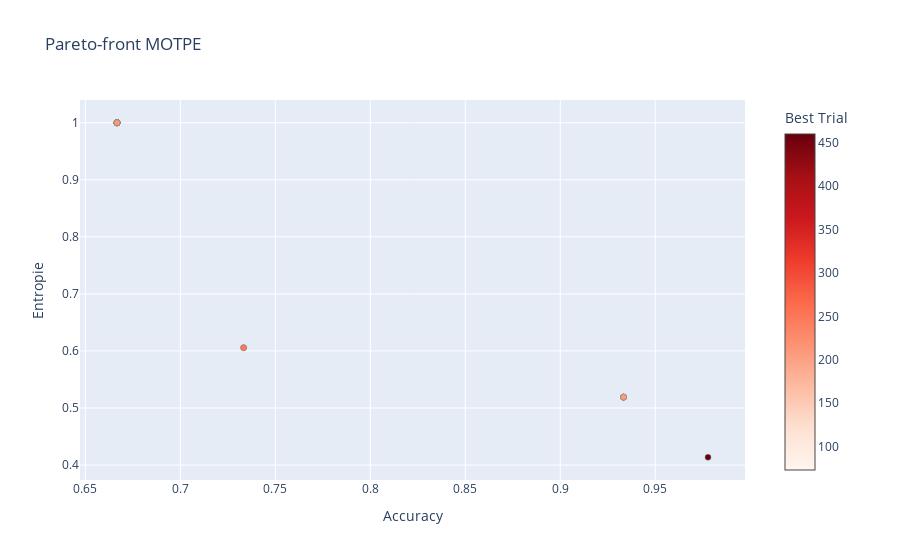

The notebook cell saved with this chart:
### Code cell
fig = optuna.visualization.plot_pareto_front(exp, target_names=["Accuracy", "Entropie"], include_dominated_trials=False)
#fig = optuna.visualization.plot_pareto_front(motpe_experiment, target_names=["objective 1", "objective 2"])
fig.layout.title = 'Pareto-front MOTPE'
fig

### Figure 1 — Plotly figure (JSON) as saved in the notebook; plotly's stock layout.template omitted (floating-point values rounded to 4 significant figures)
{"data": [{"hovertemplate": "%{text}<extra>Trial</extra>", "marker": {"color": [], "colorbar": {"title": {"text": "Trial"}}, "colorscale": [[0, "rgb(247,251,255)"], [0.125, "rgb(222,235,247)"], [0.25, "rgb(198,219,239)"], [0.375, "rgb(158,202,225)"], [0.5, "rgb(107,174,214)"], [0.625, "rgb(66,146,198)"], [0.75, "rgb(33,113,181)"], [0.875, "rgb(8,81,156)"], [1, "rgb(8,48,107)"]], "line": {"color": "Grey", "width": 0.5}}, "mode": "markers", "showlegend": false, "text": [], "type": "scatter", "x": [], "y": []}, {"hovertemplate": "%{text}<extra>Best Trial</extra>", "marker": {"color": [73, 81, 98, 109, 146, 152, 154, 159, 160, 161, 163, 166, 169, 170, 171, 172, 175, 180, 184, 188, 190, 191, 193, 197, 200, 203, 206, 210, 211, 229, 247, 460], "colorbar": {"title": {"text": "Best Trial"}, "x": 1, "xpad": 40}, "colorscale": [[0, "rgb(255,245,240)"], [0.125, "rgb(254,224,210)"], [0.25, "rgb(252,187,161)"], [0.375, "rgb(252,146,114)"], [0.5, "rgb(251,106,74)"], [0.625, "rgb(239,59,44)"], [0.75, "rgb(203,24,29)"], [0.875, "rgb(165,15,21)"], [1, "rgb(103,0,13)"]], "line": {"color": "Grey", "width": 0.5}}, "mode": "markers", "showlegend": false, "text": ["{<br>  \"number\": 73,<br>  \"values\": [<br>    0.9333333333333333,<br>    0.5190219073493036<br>  ],<br>  \"params\": {<br>    \"classifier\": \"RandomForest\",<br>    \"rf_n_estimators\": 480,<br>    \"rf_max_depth\": 11,<br>    \"rf_min_samples_split\": 0.6866471085513467,<br>    \"rf_min_samples_leaf\": 0.06756596768702872,<br>    \"rf_max_features\": \"sqrt\",<br>    \"rf_random_state\": 42<br>  }<br>}", "{<br>  \"number\": 81,<br>  \"values\": [<br>    0.6666666666666666,<br>    1.0<br>  ],<br>  \"params\": {<br>    \"classifier\": \"RandomForest\",<br>    \"rf_n_estimators\": 490,<br>    \"rf_max_depth\": 15,<br>    \"rf_min_samples_split\": 0.7081095956749455,<br>    \"rf_min_samples_leaf\": 0.1186490741187888,<br>    \"rf_max_features\": \"sqrt\",<br>    \"rf_random_state\": 42<br>  }<br>}", "{<br>  \"number\": 98,<br>  \"values\": [<br>    0.9333333333333333,<br>    0.5190219073493036<br>  ],<br>  \"params\": {<br>    \"classifier\": \"RandomForest\",<br>    \"rf_n_estimators\": 480,<br>    \"rf_max_depth\": 13,<br>    \"rf_min_samples_split\": 0.6892317176871389,<br>    \"rf_min_samples_leaf\": 0.07859870045502958,<br>    \"rf_max_features\": \"sqrt\",<br>    \"rf_random_state\": 42<br>  }<br>}", "{<br>  \"number\": 109,<br>  \"values\": [<br>    0.6666666666666666,<br>    1.0<br>  ],<br>  \"params\": {<br>    \"classifier\": \"RandomForest\",<br>    \"rf_n_estimators\": 480,<br>    \"rf_max_depth\": 16,<br>    \"rf_min_samples_split\": 0.7159639001151744,<br>    \"rf_min_samples_leaf\": 0.07011953175303097,<br>    \"rf_max_features\": \"sqrt\",<br>    \"rf_random_state\": 42<br>  }<br>}", "{<br>  \"number\": 146,<br>  \"values\": [<br>    0.9333333333333333,<br>    0.5190219073493036<br>  ],<br>  \"params\": {<br>    \"classifier\": \"RandomForest\",<br>    \"rf_n_estimators\": 470,<br>    \"rf_max_depth\": 11,<br>    \"rf_min_samples_split\": 0.6917105656032781,<br>    \"rf_min_samples_leaf\": 0.07742351499053865,<br>    \"rf_max_features\": \"sqrt\",<br>    \"rf_random_state\": 42<br>  }<br>}", "{<br>  \"number\": 152,<br>  \"values\": [<br>    0.6666666666666666,<br>    1.0<br>  ],<br>  \"params\": {<br>    \"classifier\": \"RandomForest\",<br>    \"rf_n_estimators\": 440,<br>    \"rf_max_depth\": 11,<br>    \"rf_min_samples_split\": 0.7114024515364824,<br>    \"rf_min_samples_leaf\": 0.05385022888790886,<br>    \"rf_max_features\": \"sqrt\",<br>    \"rf_random_state\": 42<br>  }<br>}", "{<br>  \"number\": 154,<br>  \"values\": [<br>    0.9333333333333333,<br>    0.5190219073493036<br>  ],<br>  \"params\": {<br>    \"classifier\": \"RandomForest\",<br>    \"rf_n_estimators\": 480,<br>    \"rf_max_depth\": 11,<br>    \"rf_min_samples_split\": 0.6880144684459583,<br>    \"rf_min_samples_leaf\": 0.05112362958966936,<br>    \"rf_max_features\": \"sqrt\",<br>    \"rf_random_state\": 42<br>  }<br>}", "{<br>  \"number\": 159,<br>  \"values\": [<br>    0.6666666666666666,<br>    1.0<br>  ],<br>  \"params\": {<br>    \"classifier\": \"RandomForest\",<br>    \"rf_n_estimators\": 480,<br>    \"rf_max_depth\": 11,<br>    \"rf_min_samples_split\": 0.7059764231726607,<br>    \"rf_min_samples_leaf\": 0.03871911331488407,<br>    \"rf_max_features\": \"sqrt\",<br>    \"rf_random_state\": 42<br>  }<br>}", "{<br>  \"number\": 160,<br>  \"values\": [<br>    0.6666666666666666,<br>    1.0<br>  ],<br>  \"params\": {<br>    \"classifier\": \"RandomForest\",<br>    \"rf_n_estimators\": 480,<br>    \"rf_max_depth\": 11,<br>    \"rf_min_samples_split\": 0.7057430170609352,<br>    \"rf_min_samples_leaf\": 0.0390205487977631,<br>    \"rf_max_features\": \"sqrt\",<br>    \"rf_random_state\": 42<br>  }<br>}", "{<br>  \"number\": 161,<br>  \"values\": [<br>    0.6666666666666666,<br>    1.0<br>  ],<br>  \"params\": {<br>    \"classifier\": \"RandomForest\",<br>    \"rf_n_estimators\": 490,<br>    \"rf_max_depth\": 11,<br>    \"rf_min_samples_split\": 0.7061156431719622,<br>    \"rf_min_samples_leaf\": 0.06519144544598979,<br>    \"rf_max_features\": \"sqrt\",<br>    \"rf_random_state\": 42<br>  }<br>}", "{<br>  \"number\": 163,<br>  \"values\": [<br>    0.6666666666666666,<br>    1.0<br>  ],<br>  \"params\": {<br>    \"classifier\": \"RandomForest\",<br>    \"rf_n_estimators\": 440,<br>    \"rf_max_depth\": 9,<br>    \"rf_min_samples_split\": 0.7143472574177692,<br>    \"rf_min_samples_leaf\": 0.04087072675103154,<br>    \"rf_max_features\": \"sqrt\",<br>    \"rf_random_state\": 42<br>  }<br>}", "{<br>  \"number\": 166,<br>  \"values\": [<br>    0.6666666666666666,<br>    1.0<br>  ],<br>  \"params\": {<br>    \"classifier\": \"RandomForest\",<br>    \"rf_n_estimators\": 500,<br>    \"rf_max_depth\": 12,<br>    \"rf_min_samples_split\": 0.7165549131362073,<br>    \"rf_min_samples_leaf\": 0.04348547338381526,<br>    \"rf_max_features\": \"sqrt\",<br>    \"rf_random_state\": 42<br>  }<br>}", "{<br>  \"number\": 169,<br>  \"values\": [<br>    0.6666666666666666,<br>    1.0<br>  ],<br>  \"params\": {<br>    \"classifier\": \"RandomForest\",<br>    \"rf_n_estimators\": 530,<br>    \"rf_max_depth\": 12,<br>    \"rf_min_samples_split\": 0.7204452873039254,<br>    \"rf_min_samples_leaf\": 0.06315993841360304,<br>    \"rf_max_features\": \"sqrt\",<br>    \"rf_random_state\": 42<br>  }<br>}", "{<br>  \"number\": 170,<br>  \"values\": [<br>    0.6666666666666666,<br>    1.0<br>  ],<br>  \"params\": {<br>    \"classifier\": \"RandomForest\",<br>    \"rf_n_estimators\": 490,<br>    \"rf_max_depth\": 12,<br>    \"rf_min_samples_split\": 0.7095580361026899,<br>    \"rf_min_samples_leaf\": 0.06133485407241189,<br>    \"rf_max_features\": \"sqrt\",<br>    \"rf_random_state\": 42<br>  }<br>}", "{<br>  \"number\": 171,<br>  \"values\": [<br>    0.6666666666666666,<br>    1.0<br>  ],<br>  \"params\": {<br>    \"classifier\": \"RandomForest\",<br>    \"rf_n_estimators\": 520,<br>    \"rf_max_depth\": 12,<br>    \"rf_min_samples_split\": 0.7128047665825387,<br>    \"rf_min_samples_leaf\": 0.06374605849685541,<br>    \"rf_max_features\": \"sqrt\",<br>    \"rf_random_state\": 42<br>  }<br>}", "{<br>  \"number\": 172,<br>  \"values\": [<br>    0.6666666666666666,<br>    1.0<br>  ],<br>  \"params\": {<br>    \"classifier\": \"RandomForest\",<br>    \"rf_n_estimators\": 490,<br>    \"rf_max_depth\": 11,<br>    \"rf_min_samples_split\": 0.7167095177014069,<br>    \"rf_min_samples_leaf\": 0.06578247424316629,<br>    \"rf_max_features\": \"sqrt\",<br>    \"rf_random_state\": 42<br>  }<br>}", "{<br>  \"number\": 175,<br>  \"values\": [<br>    0.6666666666666666,<br>    1.0<br>  ],<br>  \"params\": {<br>    \"classifier\": \"RandomForest\",<br>    \"rf_n_estimators\": 500,<br>    \"rf_max_depth\": 12,<br>    \"rf_min_samples_split\": 0.7075008628713407,<br>    \"rf_min_samples_leaf\": 0.06487998655148894,<br>    \"rf_max_features\": \"sqrt\",<br>    \"rf_random_state\": 42<br>  }<br>}", "{<br>  \"number\": 180,<br>  \"values\": [<br>    0.6666666666666666,<br>    1.0<br>  ],<br>  \"params\": {<br>    \"classifier\": \"RandomForest\",<br>    \"rf_n_estimators\": 460,<br>    \"rf_max_depth\": 11,<br>    \"rf_min_samples_split\": 0.7159653845145428,<br>    \"rf_min_samples_leaf\": 0.06686515582844425,<br>    \"rf_max_features\": \"sqrt\",<br>    \"rf_random_state\": 42<br>  }<br>}", "{<br>  \"number\": 184,<br>  \"values\": [<br>    0.6666666666666666,<br>    1.0<br>  ],<br>  \"params\": {<br>    \"classifier\": \"RandomForest\",<br>    \"rf_n_estimators\": 490,<br>    \"rf_max_depth\": 12,<br>    \"rf_min_samples_split\": 0.7148825623353631,<br>    \"rf_min_samples_leaf\": 0.03216174074211889,<br>    \"rf_max_features\": \"sqrt\",<br>    \"rf_random_state\": 42<br>  }<br>}", "{<br>  \"number\": 188,<br>  \"values\": [<br>    0.9333333333333333,<br>    0.5190219073493036<br>  ],<br>  \"params\": {<br>    \"classifier\": \"RandomForest\",<br>    \"rf_n_estimators\": 480,<br>    \"rf_max_depth\": 13,<br>    \"rf_min_samples_split\": 0.6866565051186757,<br>    \"rf_min_samples_leaf\": 0.0774201057578174,<br>    \"rf_max_features\": \"sqrt\",<br>    \"rf_random_state\": 42<br>  }<br>}", "{<br>  \"number\": 190,<br>  \"values\": [<br>    0.6666666666666666,<br>    1.0<br>  ],<br>  \"params\": {<br>    \"classifier\": \"RandomForest\",<br>    \"rf_n_estimators\": 500,<br>    \"rf_max_depth\": 12,<br>    \"rf_min_samples_split\": 0.7104792083804936,<br>    \"rf_min_samples_leaf\": 0.06133955680921599,<br>    \"rf_max_features\": \"sqrt\",<br>    \"rf_random_state\": 42<br>  }<br>}", "{<br>  \"number\": 191,<br>  \"values\": [<br>    0.6666666666666666,<br>    1.0<br>  ],<br>  \"params\": {<br>    \"classifier\": \"RandomForest\",<br>    \"rf_n_estimators\": 520,<br>    \"rf_max_depth\": 11,<br>    \"rf_min_samples_split\": 0.7094828243913148,<br>    \"rf_min_samples_leaf\": 0.06916941345076008,<br>    \"rf_max_features\": \"sqrt\",<br>    \"rf_random_state\": 42<br>  }<br>}", "{<br>  \"number\": 193,<br>  \"values\": [<br>    0.9333333333333333,<br>    0.5190219073493036<br>  ],<br>  \"params\": {<br>    \"classifier\": \"RandomForest\",<br>    \"rf_n_estimators\": 490,<br>    \"rf_max_depth\": 11,<br>    \"rf_min_samples_split\": 0.6894002977551366,<br>    \"rf_min_samples_leaf\": 0.05035272187324161,<br>    \"rf_max_features\": \"sqrt\",<br>    \"rf_random_state\": 42<br>  }<br>}", "{<br>  \"number\": 197,<br>  \"values\": [<br>    0.6666666666666666,<br>    1.0<br>  ],<br>  \"params\": {<br>    \"classifier\": \"RandomForest\",<br>    \"rf_n_estimators\": 440,<br>    \"rf_max_depth\": 11,<br>    \"rf_min_samples_split\": 0.7202569714983585,<br>    \"rf_min_samples_leaf\": 0.07864723538988742,<br>    \"rf_max_features\": \"sqrt\",<br>    \"rf_random_state\": 42<br>  }<br>}", "{<br>  \"number\": 200,<br>  \"values\": [<br>    0.6666666666666666,<br>    1.0<br>  ],<br>  \"params\": {<br>    \"classifier\": \"RandomForest\",<br>    \"rf_n_estimators\": 460,<br>    \"rf_max_depth\": 11,<br>    \"rf_min_samples_split\": 0.7097804639445039,<br>    \"rf_min_samples_leaf\": 0.06738909487244096,<br>    \"rf_max_features\": \"sqrt\",<br>    \"rf_random_state\": 42<br>  }<br>}", "{<br>  \"number\": 203,<br>  \"values\": [<br>    0.6666666666666666,<br>    1.0<br>  ],<br>  \"params\": {<br>    \"classifier\": \"RandomForest\",<br>    \"rf_n_estimators\": 450,<br>    \"rf_max_depth\": 12,<br>    \"rf_min_samples_split\": 0.711615323553255,<br>    \"rf_min_samples_leaf\": 0.04026648310353887,<br>    \"rf_max_features\": \"sqrt\",<br>    \"rf_random_state\": 42<br>  }<br>}", "{<br>  \"number\": 206,<br>  \"values\": [<br>    0.9333333333333333,<br>    0.5190219073493036<br>  ],<br>  \"params\": {<br>    \"classifier\": \"RandomForest\",<br>    \"rf_n_estimators\": 470,<br>    \"rf_max_depth\": 12,<br>    \"rf_min_samples_split\": 0.6911787538632926,<br>    \"rf_min_samples_leaf\": 0.058419250776046205,<br>    \"rf_max_features\": \"sqrt\",<br>    \"rf_random_state\": 42<br>  }<br>}", "{<br>  \"number\": 210,<br>  \"values\": [<br>    0.6666666666666666,<br>    1.0<br>  ],<br>  \"params\": {<br>    \"classifier\": \"RandomForest\",<br>    \"rf_n_estimators\": 490,<br>    \"rf_max_depth\": 12,<br>    \"rf_min_samples_split\": 0.7118431573485683,<br>    \"rf_min_samples_leaf\": 0.030712428990411537,<br>    \"rf_max_features\": \"sqrt\",<br>    \"rf_random_state\": 42<br>  }<br>}", "{<br>  \"number\": 211,<br>  \"values\": [<br>    0.6666666666666666,<br>    1.0<br>  ],<br>  \"params\": {<br>    \"classifier\": \"RandomForest\",<br>    \"rf_n_estimators\": 480,<br>    \"rf_max_depth\": 11,<br>    \"rf_min_samples_split\": 0.7143079680091663,<br>    \"rf_min_samples_leaf\": 0.03666850217310873,<br>    \"rf_max_features\": \"sqrt\",<br>    \"rf_random_state\": 42<br>  }<br>}", "{<br>  \"number\": 229,<br>  \"values\": [<br>    0.7333333333333333,<br>    0.6057110039686393<br>  ],<br>  \"params\": {<br>    \"classifier\": \"RandomForest\",<br>    \"rf_n_estimators\": 140,<br>    \"rf_max_depth\": 10,<br>    \"rf_min_samples_split\": 0.34097842961167607,<br>    \"rf_min_samples_leaf\": 0.3378106410426094,<br>    \"rf_max_features\": \"log2\",<br>    \"rf_random_state\": 42<br>  }<br>}", "{<br>  \"number\": 247,<br>  \"values\": [<br>    0.7333333333333333,<br>    0.6057110039686393<br>  ],<br>  \"params\": {<br>    \"classifier\": \"RandomForest\",<br>    \"rf_n_estimators\": 70,<br>    \"rf_max_depth\": 11,<br>    \"rf_min_samples_split\": 0.48820720850344096,<br>    \"rf_min_samples_leaf\": 0.333562481136306,<br>    \"rf_max_features\": \"log2\",<br>    \"rf_random_state\": 42<br>  }<br>}", "{<br>  \"number\": 460,<br>  \"values\": [<br>    0.9777777777777777,<br>    0.41361340773515365<br>  ],<br>  \"params\": {<br>    \"classifier\": \"RandomForest\",<br>    \"rf_n_estimators\": 580,<br>    \"rf_max_depth\": 11,<br>    \"rf_min_samples_split\": 0.6831220839116287,<br>    \"rf_min_samples_leaf\": 0.11231510208149534,<br>    \"rf_max_features\": \"sqrt\",<br>    \"rf_random_state\": 42<br>  }<br>}"], "type": "scatter", "x": [0.9333, 0.6667, 0.9333, 0.6667, 0.9333, 0.6667, 0.9333, 0.6667, 0.6667, 0.6667, 0.6667, 0.6667, 0.6667, 0.6667, 0.6667, 0.6667, 0.6667, 0.6667, 0.6667, 0.9333, 0.6667, 0.6667, 0.9333, 0.6667, 0.6667, 0.6667, 0.9333, 0.6667, 0.6667, 0.7333, 0.7333, 0.9778], "y": [0.519, 1, 0.519, 1, 0.519, 1, 0.519, 1, 1, 1, 1, 1, 1, 1, 1, 1, 1, 1, 1, 0.519, 1, 1, 0.519, 1, 1, 1, 0.519, 1, 1, 0.6057, 0.6057, 0.4136]}], "layout": {"title": {"text": "Pareto-front MOTPE"}, "xaxis": {"title": {"text": "Accuracy"}}, "yaxis": {"title": {"text": "Entropie"}}}}
